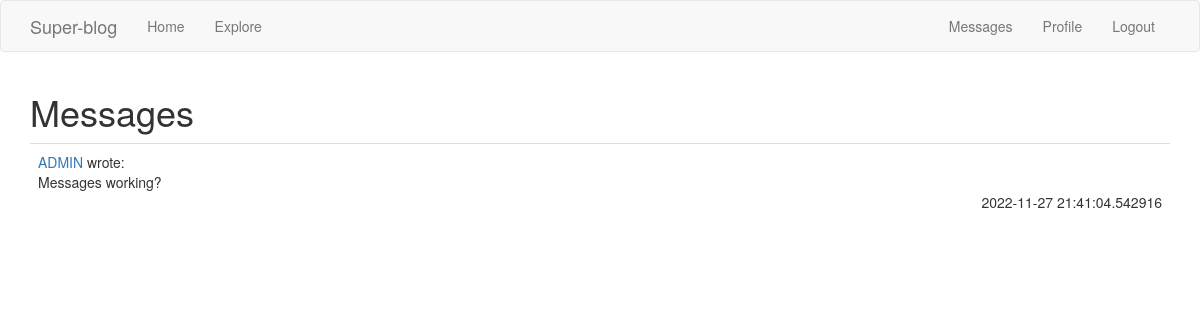
Screenshot of /messages (signed in) with the database file from the repository.
### app/models.py (models this page shows, shortened)
class Message(db.Model):
    id = db.Column(db.Integer, primary_key=True)
    sender_id = db.Column(db.Integer, db.ForeignKey('user.id'))
    recipient_id = db.Column(db.Integer, db.ForeignKey('user.id'))
    body = db.Column(db.String(140))
    timestamp = db.Column(db.DateTime, index=True, default=datetime.utcnow)

class User(UserMixin, db.Model):
    id = db.Column(db.Integer, primary_key=True)
    username = db.Column(db.String(64), index=True, unique=True)
    email = db.Column(db.String(120), index=True, unique=True)
    password_hash = db.Column(db.String(128))
    posts = db.relationship('Post', backref='author', lazy='dynamic')
    comments = db.relationship('Comment', backref='author', lazy='dynamic')
    bio = db.Column(db.String(140))
    last_seen = db.Column(db.DateTime, default=datetime.now)
    followed = db.relationship(
        'User', secondary=followers,
        primaryjoin=(followers.c.follower_id == id),
        secondaryjoin=(followers.c.followed_id == id),
        backref=db.backref('followers', lazy='dynamic'), lazy='dynamic')
    messages_sent = db.relationship('Message',
                                    foreign_keys='Message.sender_id',
                                    backref='author', lazy='dynamic')
    messages_received = db.relationship('Message',
                                        foreign_keys='Message.recipient_id',
                                        backref='recipient', lazy='dynamic')
    last_message_read_time = db.Column(db.DateTime)
    def new_messages(self):
        last_read_time = self.last_message_read_time or datetime(1970, 1, 1)
        return Message.query.filter_by(recipient=self).filter(
            Message.timestamp > last_read_time).count()

### app/routes.py (the view)
@app.route('/messages')
@login_required
def messages():
    current_user.last_message_read_time = datetime.utcnow()
    db.session.commit()
    messages = current_user.messages_received.order_by(
        Message.timestamp.desc())
    return render_template('messages.html', messages=messages)

### app/models.py (called while the page is built)
@login.user_loader
def load_user(id):
    return User.query.get(int(id))

### app/routes.py (called while the page is built)
@app.before_request
def before_request():
    if current_user.is_authenticated:
        current_user.last_seen = datetime.utcnow()
        db.session.commit()

### app/templates/messages.html
{% extends "base.html" %}
{% block app_content %}
    <h1>Messages</h1>
    {% for post in messages %}
        {% include '_post.html' %}
    {% endfor %}
{% endblock %}

### app/templates/_post.html (shortened to what this page needs)
{% import 'bootstrap/wtf.html' as wtf %}
<table class="table table-hover">
  <tr>
    <div class="col-md-4">
      <td>
          {% if post.author.username %}
          <a href="{{ url_for('user', username=post.author.username) }}">
              {{ post.author.username }}
          </a>
          {% else %}
          DELETED
          {% endif %}
          wrote:
          <br>
          {{ post.body }}
          <br>
          <div class="col-md-4">
          </div>
          <p align="right">{{ post.timestamp }}</p>
      </td>
    </div>
  </tr>
</table>

### rows the page displays
Message: author.username "ADMIN", body "Messages working?", timestamp "2022-11-27 21:41:04.542916"
